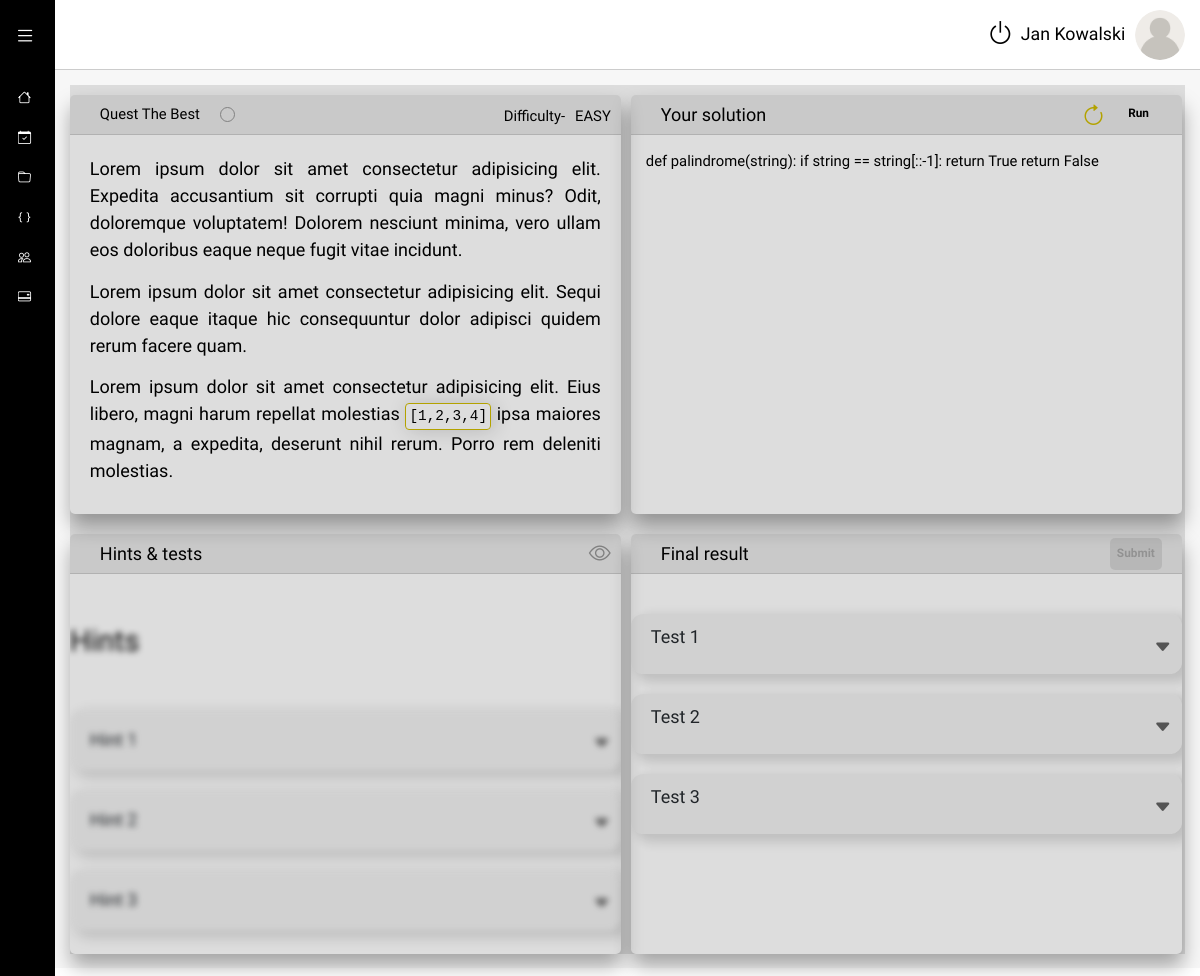
Page /exercises/3/ (signed in) on the earlier database version.
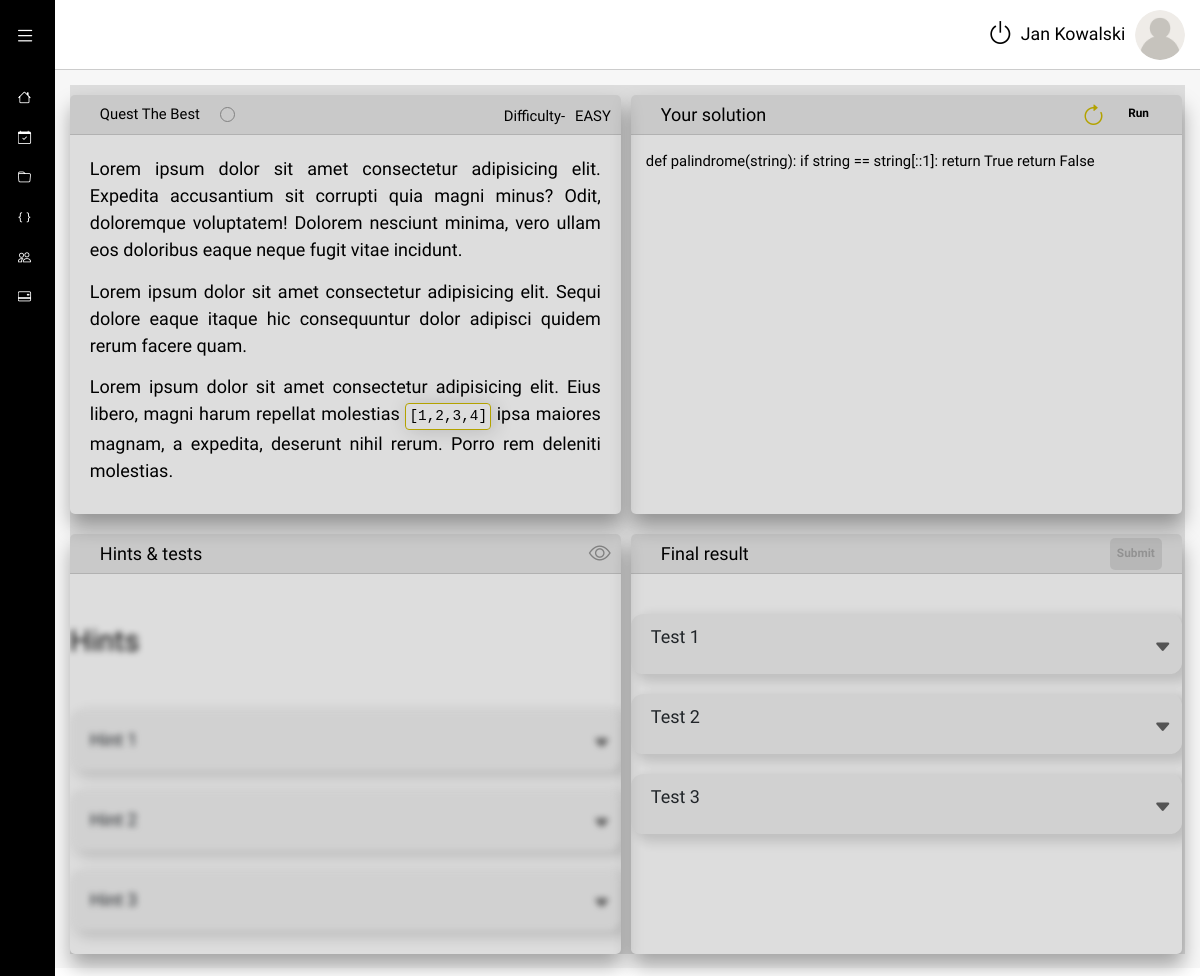
Same page on the later database version.
### CRM_core/models.py (models this page shows, shortened)
class Student(models.Model):
    user = models.OneToOneField(User, on_delete=models.CASCADE)
    mentor = models.ManyToManyField(Mentor)
    enrollmentDate = models.DateTimeField(auto_now_add=True, null=True, blank=True)
    path = models.ForeignKey(Path, on_delete=models.PROTECT)
    user_image = models.ImageField(
        upload_to="user_avatar", default="user.png", null=True, blank=True
    )
    no_month = models.IntegerField(default=1)

### Exercises_checker/models.py (models this page shows, shortened)
class ExerciseStatus(models.Model):
    user = models.ForeignKey(User, on_delete=models.CASCADE)
    exercise = models.ForeignKey(Exercise, null=True, on_delete=models.SET_NULL)
    done = models.BooleanField(default=False)
    code = models.TextField(default="", blank=True)

### Exercises_checker/views.py (the view)
# urls.py: path("<int:pk>/", TaskDetailView.as_view(), name="exercise"),
class TaskDetailView(LoginRequiredMixin, DetailView):
    model = ExerciseStatus
    context_object_name = "exercise_status"
    template_name = "Exercises_checker/exercise.html"
    def get_object(self, queryset=None):
        exercise_status = (
            ExerciseStatus.objects.filter(user=self.request.user)
            .filter(exercise__id=self.kwargs["pk"])
            .first()
        )
        if not exercise_status:
            raise Http404
        return exercise_status

### CRM_core/templatetags/auth_extras.py (called while the page is built)
@register.filter(name="has_group")
def has_group(user, group_name):
    return user.groups.filter(name=group_name).exists()

### Exercises_checker/templates/Exercises_checker/exercise.html (shortened to what this page needs)
{% extends 'extends/layout.html' %}
{% load auth_extras %}
{% load static %}
{% block style %}
<link rel="stylesheet" href={% static  "Exercises_checker/css/layout.css" %}>
{% endblock style %}
{% block main_content %}
<div class="wrapper2">
  <section class="content">
      <section class="description">
          <div class="info-top-bar">
              <div class="name-of-ex">
                  <p class="quest-name">Quest The Best</p>
                  <div class="status"></div>
              </div>
              <div class="dif">
                  <p>Difficulty-</p>
                  <p>EASY</p>
              </div>
          </div>
          <div class="desc">
              <p>Lorem ipsum dolor sit amet consectetur adipisicing elit. Expedita accusantium sit
                  corrupti
                  quia
                  magni minus? Odit, doloremque voluptatem! Dolorem nesciunt minima, vero ullam eos
                  doloribus
                  eaque neque fugit vitae incidunt.</p>
              <p>Lorem ipsum dolor sit amet consectetur adipisicing elit. Sequi dolore eaque itaque
                  hic
                  consequuntur dolor adipisci quidem rerum facere quam.</p>
              <p>Lorem ipsum dolor sit amet consectetur adipisicing elit. Eius libero, magni harum
                  repellat
                  molestias <span class="inside-p-box">[1,2,3,4]</span> ipsa maiores magnam, a
                  expedita,
                  deserunt nihil rerum.
                  Porro rem deleniti molestias.</p>
          </div>
      </section>
      <section class="solution">
          <div class="info-top-bar">
              <p class="title-sol"><span class="strong-undo">Your</span> solution</p>
              <div class="desc-buttons">
                  <button class="refresh"><i class="bi bi-arrow-clockwise"></i></button>
                  <button class="run">Run</button>
              </div>
          </div>
          <div class="full-code-field">
            <div id="editor" class="code-line" >{{ exercise_status.code }}</div>
          </div>
      </section>
      <section class="tests">
          <div class="info-top-bar">
              <p class="test-hints-desc"><span class="strong-undo">Hints</span> & tests</p>
              <button class="eye"><i class="bi bi-eye"></i></button>
          </div>
          <div class="test-and-hints blured">
              <h2 class="hints-heading"><span class="strong-undo">Hints</span></h2>
              <button class="btn" type="button" data-bs-toggle="collapse" data-bs-target="#hint1"
                  aria-expanded="false" aria-controls="collapseExample">
                  <p>Hint 1</p>
                  <div class="arrow"><i class="bi bi-caret-down-fill"></i></div>
              </button>
              <button class="btn" type="button" data-bs-toggle="collapse" data-bs-target="#hint2"
                  aria-expanded="false" aria-controls="collapseExample">
                  <p>Hint 2</p>
                  <div class="arrow"><i class="bi bi-caret-down-fill"></i></div>
              </button>
              <button class="btn" type="button" data-bs-toggle="collapse" data-bs-target="#hint3"
                  aria-expanded="false" aria-controls="collapseExample">
                  <p>Hint 3</p>
                  <div class="arrow"><i class="bi bi-caret-down-fill"></i></div>
              </button>
          </div>
      </section>
      <section class="output">
          <div class="info-top-bar">
              <div class="final-result-status">
                  <p class="output-desc"><span class="strong-undo">Final</span> result</p>
              </div>
              <button class="submit" type="submit" disabled>Submit</button>
          </div>
          <div class="result-field">
              <button class="btn" type="button" data-bs-toggle="collapse" data-bs-target="#output1"
                  aria-expanded="false" aria-controls="collapseExample">
                  <div class="test-stat">
                      <p>Test 1</p>
                  </div>
                  <div class="arrow"><i class="bi bi-caret-down-fill"></i></div>
              </button>
              <button class="btn" type="button" data-bs-toggle="collapse" data-bs-target="#output2"
                  aria-expanded="false" aria-controls="collapseExample">
                  <div class="test-stat">
                      <p>Test 2</p>
                  </div>
                  <div class="arrow"><i class="bi bi-caret-down-fill"></i></div>
              </button>
              <button class="btn" type="button" data-bs-toggle="collapse" data-bs-target="#output3"
                  aria-expanded="false" aria-controls="collapseExample">
                  <div class="test-stat">
                      <p>Test 3</p>
                  </div>
                  <div class="arrow"><i class="bi bi-caret-down-fill"></i></div>
              </button>
          </div>
      </section>
  </section>
</div>
{% endblock main_content %}

### templates/extends/layout.html (shortened to what this page needs)
{% load static %}
{% load auth_extras %}
<!DOCTYPE html>
<html lang="en">
<head>
    {% include 'includes/head.html' %}
    <link rel="stylesheet" href="{% static 'css/style.css' %}">
    {% block style %}{% endblock %}
</head>
<body>
<div class="wrapper">
    <div class="sidebar">
        <div class="sidebar-header">
            <label for="menu-toggle" class="menu-toggle"><i class="bi bi-list"></i></label>
        </div>
        <div class="sidebar-menu">
            <ul>
                <li>
                    <a href="{% url 'index' %}">
                        <span><i class="bi bi-house" title="Home"></i></span>
                    </a>
                </li>
                <li>
                    <a href="{% url 'calendar' %}">
                        <span><i class="bi bi-calendar-check" title="Calendar"></i></span>
                    </a>
                </li>
                <li>
                    <a href="{% url 'programming_path' %}">
                        <span><i class="bi bi-folder" title="Documents"></i></span>
                    </a>
                </li>
                <li>
                    <a href="{% url 'exercises-list' %}">
                        <span><i class="bi bi-braces" title="Exercises"></i></span>
                    </a>
                </li>
                <li>
                    <a href="{% url 'summary' %}">
                        <span><i class="bi bi-people" title="Users"></i></span>
                    </a>
                </li>
                <li>
                    <a href="{% url 'payment' %}">
                        <span><i class="bi bi-credit-card-2-back" title="Payments"></i></span>
                    </a>
                </li>
            </ul>
        </div>
    </div>
    <div class="main-content">
        <header>
            <a class="log-out " title="log-out" href='{% url 'logout' %}'><i class="bi bi-power"></i></a>
            <p class="username m-0">
                {% if user.is_authenticated %}{{ user.first_name }} {{ user.last_name }}{% endif %}
            </p>
            <div class="avatar">
                <img id="user-avatar"
                        {% if request.user|has_group:"Mentor" %}
                     src="{{ user.mentor.user_image.url }}"
                        {% else %}
                     src="{{ user.student.user_image.url }}"
                        {% endif %}
                     alt="User avatar"
                     data-bs-toggle="collapse" data-bs-target="#collapseAvatarPopup"
                     aria-expanded="false"
                     aria-controls="collapseAvatarPopup">
            </div>
        </header>
        <main style="position: relative;">
            {% block main_content %}{% endblock %}
        </main>
    </div>
</div>
</body>
</html>

### templates/includes/head.html (shortened to what this page needs)
    <link rel="stylesheet" href="https://cdn.jsdelivr.net/npm/bootstrap-icons@1.5.0/font/bootstrap-icons.css">
    <link href="https://cdn.jsdelivr.net/npm/bootstrap@5.1.1/dist/css/bootstrap.min.css" rel="stylesheet"
>

### static/css/style.css (style rules this page uses)
* { box-sizing: border-box; padding: 0; margin: 0; }
html { font-size: 92.5%; scroll-behavior: smooth; }
body { font-family: "Spartan", sans-serif; color: #000; }
.wrapper { margin: 0 auto; max-width: 1600px; }
.sidebar { padding: 0.7rem 1rem 1rem; height: 100%; width: 55px; position: fixed; z-index: 100; color: #fff; background-color: #000; overflow-y: auto; transition: width 0.3s; overflow: hidden; }
.sidebar-header { display: flex; justify-content: space-between; align-items: center; height: 60px; overflow: hidden; }
.sidebar-header .bi-list { display: inline-block; font-size: 1.4rem; color: #fff; margin-bottom: 0.5rem; cursor: pointer; transition: color 0.3s; }
.sidebar-menu ul { list-style: none; padding: 0 0.2rem; }
.sidebar-menu ul li { margin-top: 1.2rem; }
.sidebar-menu ul li a { text-decoration: none; color: #fff; font-size: 0.9rem; transition: color 0.3s; display: block; height: 1.5rem; overflow: hidden; }
.main-content { position: relative; margin-left: 55px; transition: margin-left 0.3s; }
header { position: relative; top: 0; width: 100%; display: flex; justify-content: flex-end; align-items: center; padding: 0 1rem; height: 70px; background-color: #fff; border-bottom: 1px solid #ccc; z-index: 99; }
header .avatar { border-radius: 50%; overflow: hidden; margin-left: 10px; z-index: 100; }
header .avatar img { height: 50px; width: 50px; }
header .username { font-size: 1.2rem; }
header .log-out { padding: 0 7px; background: none; border: none; transition: transform 0.3s; }
header .log-out .bi-power { font-size: 1.8rem; color: #000; transition: color 0.3s; }
main { background-color: #f7f7f7; min-height: 92vh; padding: 1rem; position: relative; }

### Exercises_checker/templates/Exercises_checker/exercise.html (style rules this page uses)
#editor { height: inherit; width: inherit; }

Differences in the rows shown:
changed ExerciseStatus: code "def palindrome(string): if string == string[::-1]: return True return False" → "def palindrome(string): if string == string[::1]: return True return False"
